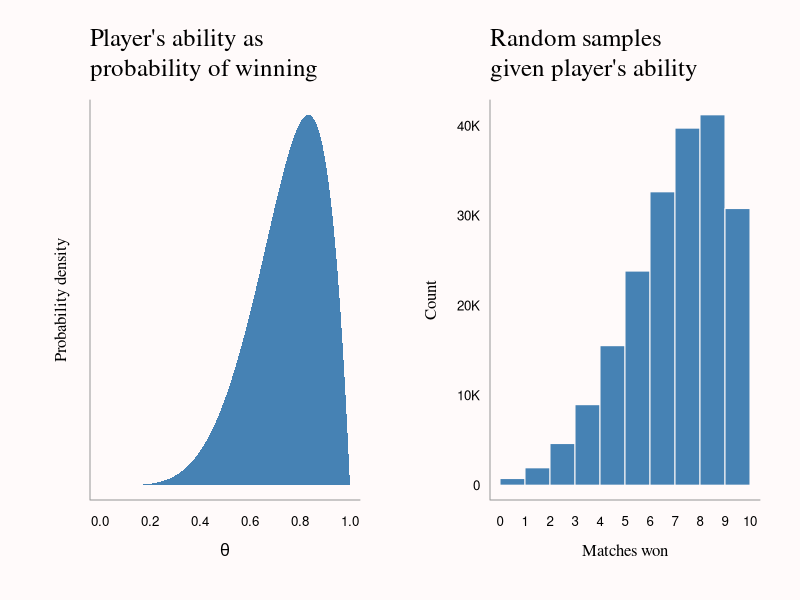
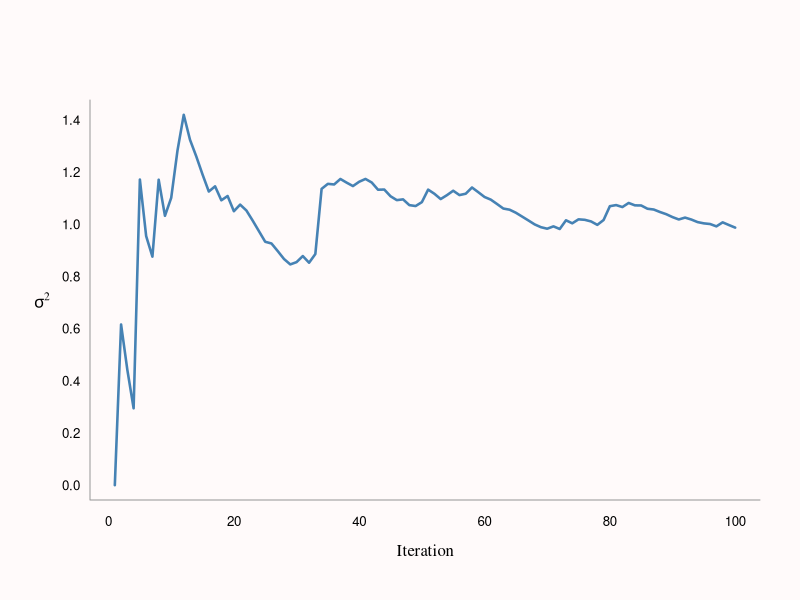
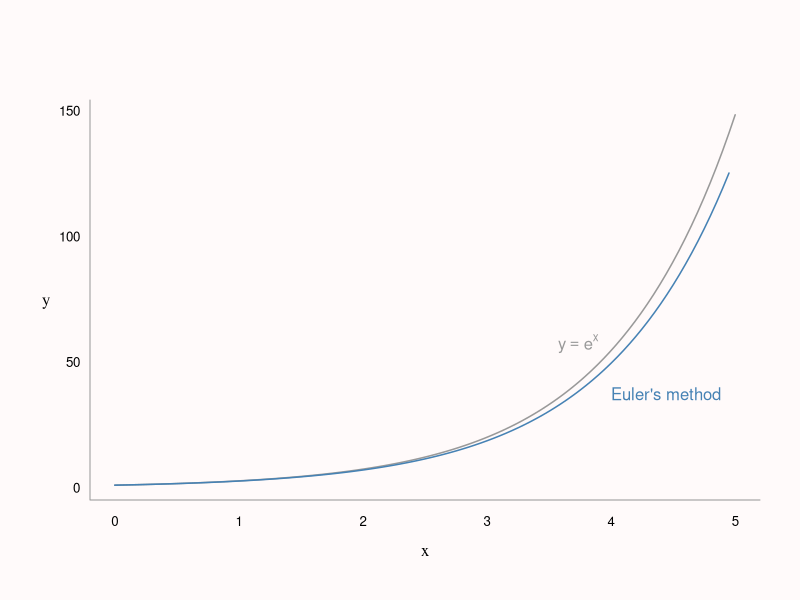
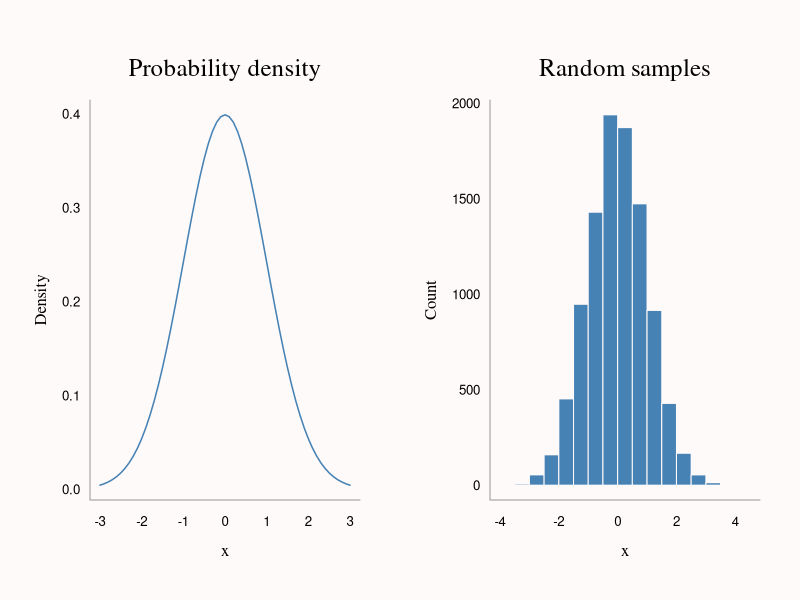
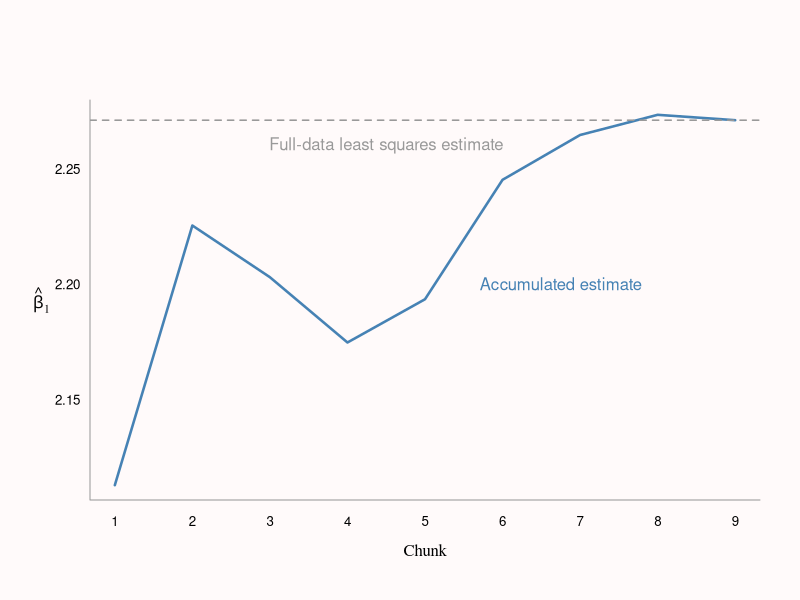
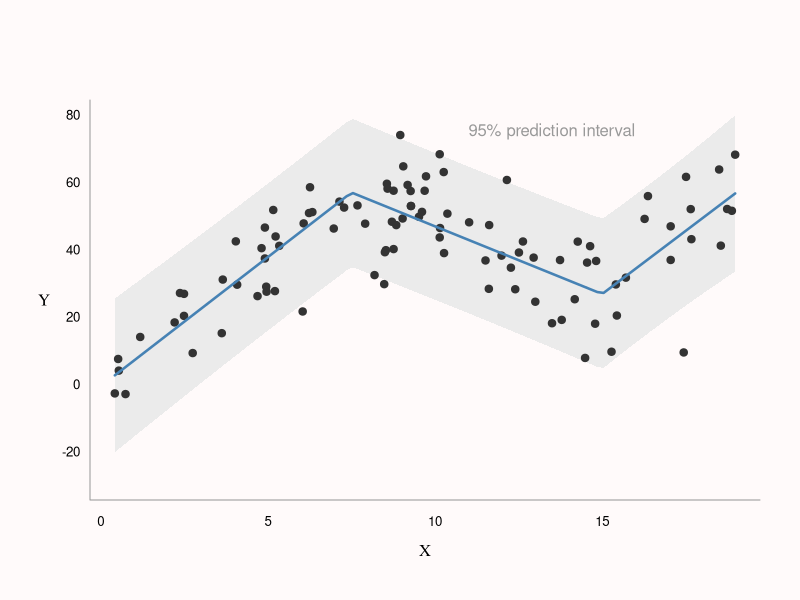
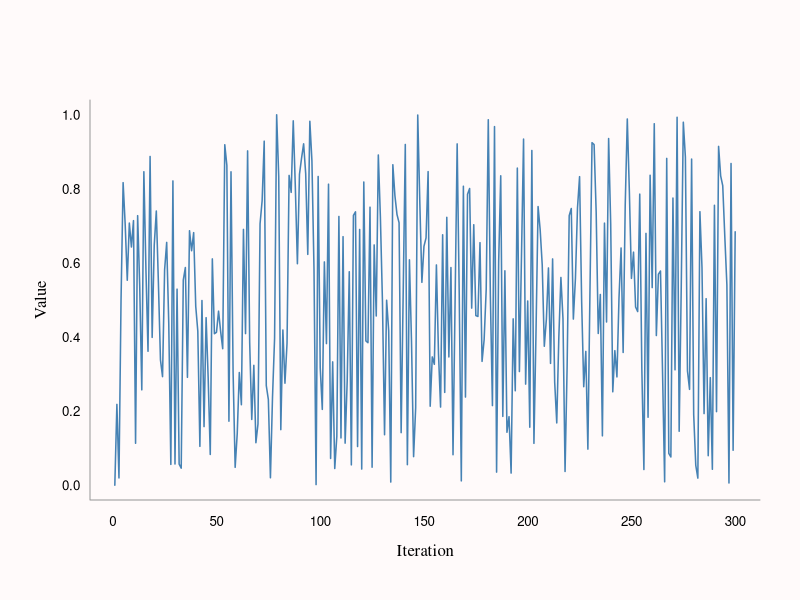

Source code (R) for these figures, in order:
## ---- chunk 1

knitr::opts_chunk$set(echo = TRUE, message=FALSE, warning=FALSE, 
                      fig.align='center', dev = 'svg')
knitr::opts_knit$set(global.par = TRUE)

## ---- chunk 2

library(colorspace)

col_bg <- 'snow'
col_highlight <- 'steelblue'
col_fade <- 'grey60'

par(bg = col_bg, las = 1, bty = 'L',
    mar = c(4.5, 4.5, 4, 2) + 0.1, cex.axis = 0.8)

## ---- chunk 3

y <- c(1, 1, 1, 1, 0, 1)
theta <- seq(0, 1, 0.01)

# Non-informative Beta(1, 1) prior + observed y and (n-y)
a <- 1 + sum(y)
b <- 1 + length(y) - sum(y)

# Calculate and normalize posterior
post <- dbeta(theta, a, b)
post <- post / sum(post)

# Draw random 1,000,000 samples:
n <- 1e6
theta_s <- rbeta(n, a, b) # ...of theta
y_s <- rbinom(n, 10, theta_s) # ...of wins out of 10 matches

## ---- chunk 4

par(mfrow = c(1, 2), mar = c(5, 4.5, 5, 2),
    bg = col_bg)

plot(theta, post, type = 'n', axes = FALSE, 
     xlab = '', ylab = '')
polygon(c(theta, rev(theta)),
        c(post, rep(0, length(theta))),
        col = col_highlight, border = NA)
axis(1, tick = FALSE, line = -0.5)
mtext(expression(theta), 1, line = 2, family = 'serif')
mtext('Probability density', 2, line = 1, family = 'serif', las = 0)
mtext("Player's ability as\nprobability of winning", 3, 
      line = 1, adj = 0, family = 'serif', cex = 1.5)
box(bty = 'L', col = col_fade)

hist(y_s, main = '', xlab = '', ylab = '', col = col_highlight,
     border = col_bg, axes = FALSE, breaks = 0:10)
axis(1, at = 0:10, tick = FALSE, line = -0.5)
axis(2, at = 0:4 * 5e4, labels = c(0, paste0(1:4 * 10, 'K')), 
     tick = FALSE, line = -0.5)
mtext('Matches won', 1, line = 2, family = 'serif')
mtext('Count', 2, line = 2.5, family = 'serif', las = 0)
mtext("Random samples\ngiven player's ability", 3, line = 1, 
      family = 'serif', adj = 0, cex = 1.5)
box(bty = 'L', col = col_fade)
par(mfrow = c(1, 1))

## ---- chunk 5

# Probs. of matches won
ps <- table(y_s) / sum(table(y_s))

# Cumulative probs. of winning at least X matches
cps <- cumsum(rev(ps)) # Have to reverse to count X or fewer

# Expected outcomes for each decision
tab <- cbind(Wins = 10:0,
      `Probability of X wins` = round(as.numeric(rev(ps)), 3), 
      `Probability of X or more wins` = round(as.numeric(cps), 3),
      Payoff = round(cps * (10:0) * 10 - 30, 2))

knitr::kable(tab, row.names = FALSE)

## ---- chunk 6
set.seed(123456)
x <- rnorm(100)
n <- seq_along(x)

cmu <- numeric(100)
cmu[1] <- x[1]
csumsq <- numeric(100)

# Compute cumulative variance (+ mean) via updating
for (i in 2:100) {
  cmu[i] <- (n[i - 1] * cmu[i - 1] + x[i]) / n[i] # Cumulative mean
  csumsq[i] <- csumsq[i - 1] +                    # Cumulative sum of squares
    (x[i] - cmu[i - 1]) * (x[i] - cmu[i])
}

csigma1 <- csumsq / (n - 1)
csigma1[1] <- 0

# Compute cumulative variance the effortful way
csigma2 <- numeric(100)
for (i in 2:100) {
  csigma2[i] <- var(x[1:i])
}

all.equal(csigma1, csigma2)

## ---- chunk 7

par(bg = col_bg)
plot(1:length(csigma1), csigma1, type = 'l', 
     col = col_highlight, lwd = 2.5, axes = FALSE,
     xlab = '', ylab = '')
axis(1, line = -0.5, tick = FALSE)
axis(2, line = -0.5, tick = FALSE)
box(bty = 'L', col = col_fade)
mtext('Iteration', 1, line = 2, family = 'serif')
mtext(expression(sigma^2), 2, line = 2, family = 'serif')

## ---- chunk 8

# Derivative of function y
dy <- function(y) y

# Inputs: derivative function, initial x, initial y, stepsize, length
euler <- function(dy = NULL, x0 = 0, y0 = 1, stepsize = 0.1, len = 100) {
  
  x <- numeric(len)
  y <- numeric(len)
  
  x[1] <- x0
  y[1] <- y0
  
  # Iterate: 1) increment x by stepsize
  #          2) increment y by stepsize times derivative
  for (i in 2:len) {
    x[i] <- x[i - 1] + stepsize
    y[i] <- y[i - 1] + stepsize * dy(y[i - 1])
  }

  # Return list of x's and y's
  list(x = x, y = y)
}

# Example
b <- euler(dy, stepsize = 0.05)
x <- seq(0, 5, length.out = 100)
## ---- chunk 9

plot(x, exp(x), type = 'l', xlab = '', ylab = '', 
     col = col_fade, axes = FALSE, lwd = 1.5)
lines(b$x, b$y, col = col_highlight, lwd = 1.5)
text(expression(y == e^x), 
     x = b$x[80] - 0.05, y = b$y[80] + 10, adj = 1, 
     col = col_fade)
text("Euler's method", 
     x = b$x[80] + 0.05, y = b$y[80] - 10, adj = 0, 
     col = col_highlight)
axis(1, tick = FALSE, line = -0.5)
axis(2, tick = FALSE, line = -0.5, las = 1)
mtext('x', 1, line = 2, family = 'serif')
mtext('y', 2, line = 2, family = 'serif')
box(bty = 'L', col = col_fade)

## ---- chunk 10

det_row <- function(mat) {
  
  nr <- nrow(mat)
  fact <- numeric(nr - 1)
  
  for (i in seq_len(nr - 1)) {
    # Normalize current row (1 in first column) & save the multiplication factor
    fact[i] <- mat[i, i]
    mat[i, ] <- mat[i, ] / mat[i, i]
    
    # Subtract multiples of current row from rows below (get all 0's)
    for (j in (i + 1):nr)
      mat[j, ] <- mat[j, ] - mat[j, i] * mat[i, ] 
  }
  # Take the product of mult. factors & the last (unscaled) value in the matrix 
  prod(fact) * mat[nr, nr]
}

# Example

set.seed(123456)
mat <- matrix(sample(1:9), ncol = 3)

c(det_row(mat), det(mat))

## ---- chunk 11
set.seed(123456)
# Same result as sample(1:9, 100, replace = TRUE)
ceiling(runif(20, 0, 9))

n <- 1e7
t1 <- system.time(ceiling(runif(n, 0, 9))) # Almost 2 x faster
t2 <- system.time(sample(1:9, n, replace = TRUE))

knitr::kable(rbind(t1, t2)[, 1:3])
## ---- chunk 12

fit <- lm(mpg ~ wt, data = mtcars) # Good old boring mtcars data

y <- mtcars$mpg
preds <- fitted(fit) # Predicted values
h <- hatvalues(fit) # Leverages

# Almost MSE but each diff divided by (1 - h) before squaring
mse_gcv <- sum(((y - preds) / (1 - h))^2) / length(y) 

se_cv <- numeric(length(y))

for (i in seq_along(y)) {
  fit <- lm(mpg ~ wt, data = mtcars[-i, ])
  se_cv[i] <- (y[i] - predict(fit, newdata = mtcars[i, ]))^2
}

mse_cv <- mean(se_cv)

c(GCV = mse_gcv, `LOO-CV` = mse_cv) # identical

## ---- chunk 13

# Probability density function (normal)
pdf <- function(x) (1 / sqrt(2 * pi)) * exp(-1/2 * (x)^2)

# ...suppose we didn't have rnorm() but had the pdf() above

# Use R's numerical integration to make a CDF
cdf <- function(x) {
  integrate(pdf, 0, x)[[1]]
}

# Make inverse CDF by numeric approximation (linear)
cumdens <- sapply(seq(0.01, 5, 0.01), cdf)
icdf <- approxfun(cumdens, seq(0.01, 5, 0.01))

# Draw random samples & transform via ICDF (+ flip sign)
samples <- runif(10000, 0, 0.5)
x <- icdf(samples) * ifelse(runif(1000, 0, 2) > 1, 1, -1)
## ---- chunk 14

par(mfrow = c(1, 2))
plot(seq(-3, 3, 0.1), pdf(seq(-3, 3, 0.1)), type = 'l',
     xlab = '', ylab = '', main = '',  axes = FALSE,
     col = col_highlight, lwd = 1.5)
axis(1, tick = FALSE, line = -0.5)
axis(2, tick = FALSE, line = -0.5)
mtext('x', 1, line = 2, family = 'serif')
mtext('Density', 2, line = 2, family = 'serif', las = 0)
mtext('Probability density', 3, line = 1, family = 'serif', cex = 1.5)
box(col = col_fade)

hist(x, main = '', xlab = '', ylab = '', col = col_highlight,
     border = col_bg, axes = FALSE)
axis(1, tick = FALSE, line = -0.5)
axis(2, tick = FALSE, line = -0.5)
mtext('x', 1, line = 2, family = 'serif')
mtext('Count', 2, line = 2.5, family = 'serif', las = 0)
mtext('Random samples', 3, line = 1, family = 'serif', cex = 1.5)
box(col = col_fade)
par(mfrow = c(1, 1))

## ---- chunk 15
set.seed(123456)
X <- matrix(c(rep(1, 100),                       # Predictor matrix
              floor(runif(100, 0, 10)),
              floor(runif(100, 0, 10))), ncol = 3)
beta <- c(-0.5, 2.25, -1)                        # Predictor slopes
y <- X %*% beta + rnorm(100, 0, 1)               

XtX <- matrix(0, 3, 3)                           # Initialize empty
XtY <- matrix(0, 3, 1)                           # XtX and XtY matrices

beta_i <- matrix(0, 3, 9)

for (i in 0:9) {
  m1 <- t(X[i * 10 + 1:10, ]) %*% X[i * 10 + 1:10, ] # Compute XtX and XtY
  m2 <- t(X[i * 10 + 1:10, ]) %*% y[i * 10 + 1:10, ] # on chunks of data
 
  XtX <- XtX + m1      # Accumulate results
  XtY <- XtY + m2
  
  beta_i[, i] <- solve(XtX) %*% XtY
}

solve(XtX) %*% XtY                  # Using the chunking method
solve(t(X) %*% X) %*% t(X) %*% y    # Your usual least-squares

## ---- chunk 16

coef1 <- solve(t(X) %*% X) %*% t(X) %*% y

par(bg = col_bg)
plot(1:9, beta_i[2, ], type = 'l', 
     col = col_highlight, lwd = 2.5, axes = FALSE,
     xlab = '', ylab = '')
abline(h = coef1[2, 1], lty = 'dashed', col = col_fade, lwd = 1.5)
text(x = 4.5, y = 2.26, labels = 'Full-data least squares estimate', 
     col = col_fade)
text(x = 6.75, y = 2.20, labels = 'Accumulated estimate', col = col_highlight)
axis(1, at = 1:9, line = -0.5, tick = FALSE)
axis(2, line = -0.5, tick = FALSE)
box(bty = 'L', col = col_fade)
mtext('Chunk', 1, line = 2, family = 'serif')
mtext(expression(hat(beta)[1]), 2, line = 2, family = 'serif')

## ---- chunk 17
n <- 100
x <- round(runif(n, 0, 19), 2)

tau <- c(7.5, 15) # Knots
X <- cbind(x, pmax(outer(x, tau, '-'), 0)) # If x > knot, diff from knot, else 0
betas <- c(5, -10, 10) # Coefficients

y <- 0 + 2 * x + X %*% betas + rnorm(n, 0, 10)

fit1 <- lm(y ~ ., data = data.frame(X))
coef1 <- coef(fit1)

newx <- seq(min(x), max(x), length.out = 100)
newX <- cbind(newx, pmax(outer(newx, tau, '-'), 0))
colnames(newX) <- c('x', 'V2', 'V3')

#newy <- coef1[1] + newX %*% coef1[-1]
newy <- predict(fit1, data.frame(newX), type = 'response',
                interval = 'prediction')

## ---- chunk 18

par(bg = col_bg)
plot(x, y, type = 'n', axes = FALSE, xlab = '', ylab = '',
     ylim = c(-30, 80))
polygon(c(newx, rev(newx)),
        c(newy[, 2], rev(newy[, 3])),
        border = NA, col = 'grey92')
points(x, y, pch = 19, col = 'grey20')
lines(newx, newy[, 1], col = col_highlight, lwd = 2.5)
text(13.5, 75, label = '95% prediction interval', col = col_fade)
axis(1, tick = FALSE, line = -0.5)
axis(2, tick = FALSE, line = -0.5, las = 1)
box(bty = 'L', col = 'grey60')
mtext('X', 1, line = 2, family = 'serif')
mtext('Y', 2, line = 2, family = 'serif')

## ---- chunk 19

s0 <- 1
a <- 1597
b <- 51749
M <- 244944

nsamples <- 300

s <- numeric(nsamples)
s[1] <- s0

for (i in 2:nsamples) {
  s[i] = (a * s[i - 1] + b) %% M
}

s <- s / max(s)
## ---- chunk 20

plot(1:nsamples, s, type = 'l',
     xlab = '', ylab = '', 
     col = col_highlight, lwd = 1.5,
     axes = FALSE)
axis(1, tick = FALSE, line = -0.5)
axis(2, tick = FALSE, line = -0.5)
mtext('Iteration', 1, line = 2, family = 'serif')
mtext('Value', 2, line = 2, family = 'serif', las = 0)
box(col = col_fade)

## ---- chunk 21
set.seed(123456)
n <- 10
p <- 3

X <- matrix(c(rep(1, n),                   # Predictor matrix
              round(runif(n, 0, 5), 2),
              round(runif(n, 0, 5), 2)),
            ncol = p)
beta <- c(-0.5, 1.5, -3)                   # Predictor slopes

y <- X %*% beta + rnorm(n)
fit1 <- lm(y ~ X - 1)

XtX <- t(X) %*% X
y_hat <- X %*% solve(XtX) %*% t(X) %*% y    # Predicted values
sse <- sum((y - y_hat)^2)                   # Sum of squared residuals
s2 <- sse / (n - p)                         # Sample estimate of variance

vcov1 <- vcov(fit1)
vcov2 <- solve(XtX) * s2

all(round(vcov1, 10) == round(vcov2, 10))

vcov2

rbind(sqrt(diag(vcov2)), summary(fit1)[[4]][, 2])

